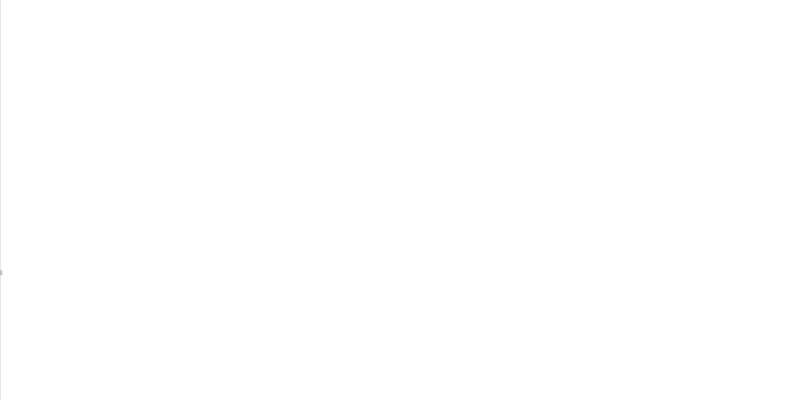
Frame 1 (no input)
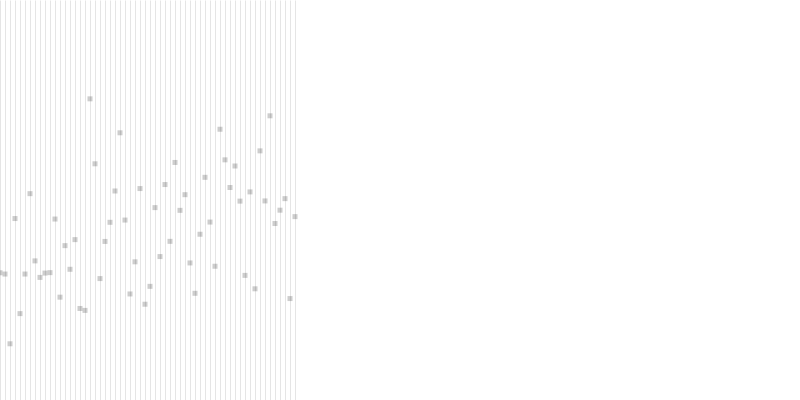
Frame 60 (the mouse pressed at the canvas centre just before this capture)
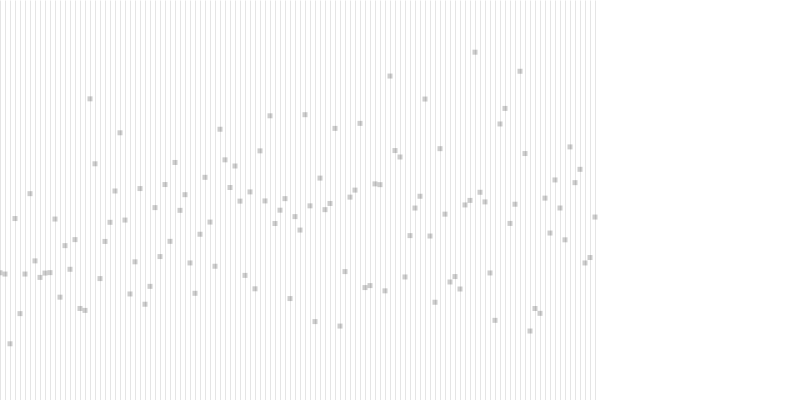
Frame 120 (the mouse held since frame 60 and released just before this capture)

The Processing sketch that drew these frames (run headless with seeded random() and noise(); from frame 60 on, the mouse is pressed at the canvas centre):

// Processing sketch: processing_45485
// ── processing_45485.pde

float posi=0;
float dista=0;
float col=0;
int sw=1;

void setup() {
  size(800, 400);
  background(255);
  smooth();
}

void draw() {
  noStroke();
  fill(0, 5);

  stroke(50);
  strokeWeight(0.1);

  float alt1=noise(dista)*450;

  translate(posi, 0);
  float pox = alt1;

  line(0, 0, 0, height);

  noStroke();

  fill(col, 50);
  float lado = 5;
  translate(0, pox);
  rect(-lado/2, -lado/2, lado, lado);

  if (posi > width) {
    posi=0;
    col=random(200);
  }
  posi+=5;
  dista+=alt1;
}
